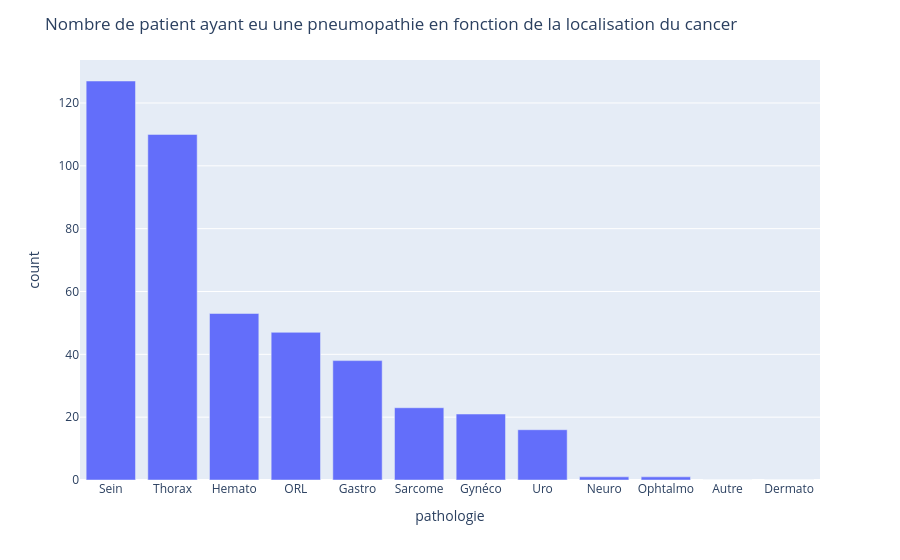

Notebook source saved alongside this figure:
### Code cell
import plotly.express as px

fig = px.bar(df_ap.sort_values('count',ascending=False), x="pathologie", y="count") #, barmode="group"

fig.update_layout(title="Nombre de patient ayant eu une pneumopathie en fonction de la localisation du cancer")
fig.show()

### Figure 1 — Plotly figure (JSON) as saved in the notebook; plotly's stock layout.template omitted (floating-point values rounded to 4 significant figures)
{"data": [{"alignmentgroup": "True", "hovertemplate": "pathologie=%{x}<br>count=%{y}<extra></extra>", "legendgroup": "", "marker": {"color": "#636efa", "pattern": {"shape": ""}}, "name": "", "offsetgroup": "", "orientation": "v", "showlegend": false, "textposition": "auto", "type": "bar", "x": ["Sein", "Thorax", "Hemato", "ORL", "Gastro", "Sarcome", "Gynéco", "Uro", "Neuro", "Ophtalmo", "Autre", "Dermato"], "xaxis": "x", "y": [127, 110, 53, 47, 38, 23, 21, 16, 1, 1, 0, 0], "yaxis": "y"}], "layout": {"barmode": "relative", "legend": {"tracegroupgap": 0}, "margin": {"t": 60}, "title": {"text": "Nombre de patient ayant eu une pneumopathie en fonction de la localisation du cancer"}, "xaxis": {"anchor": "y", "domain": [0, 1], "title": {"text": "pathologie"}}, "yaxis": {"anchor": "x", "domain": [0, 1], "title": {"text": "count"}}}}
